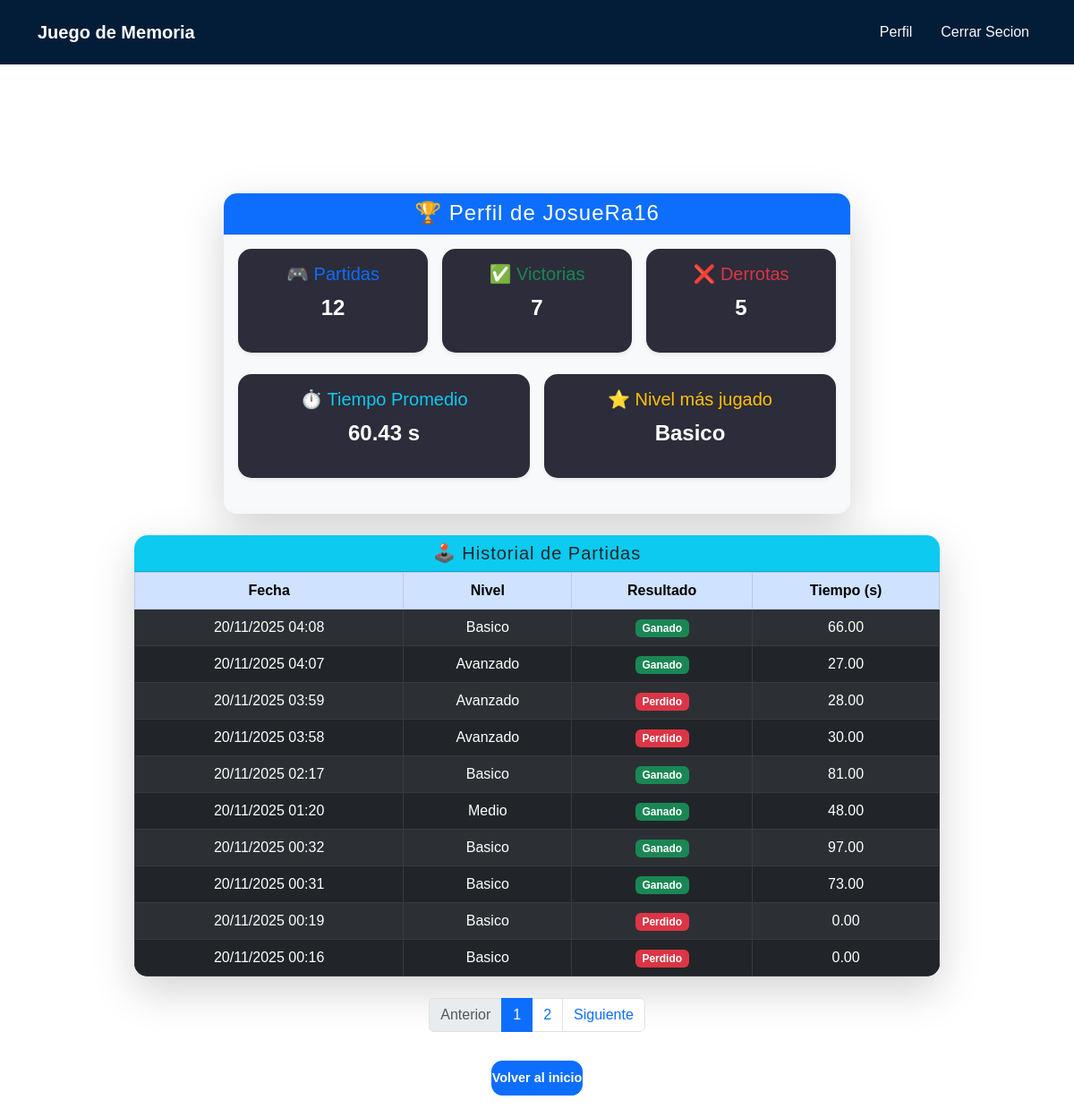
The app's page /perfil/ (signed in), older data.
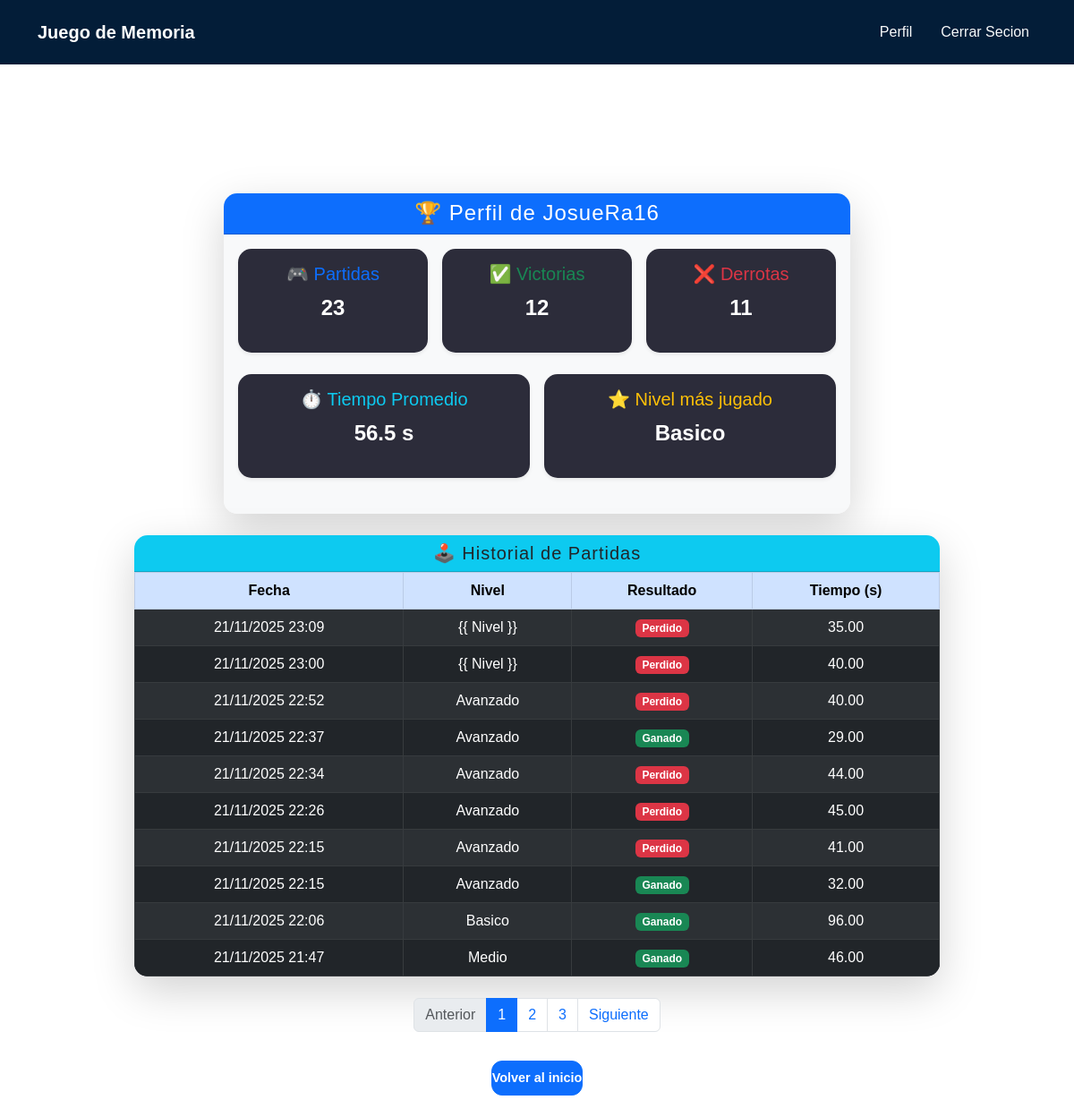
The same page, newer data.
### memory_game/models.py (models this page shows, shortened)
class Partida(models.Model):
    usuario = models.ForeignKey(User, on_delete=models.CASCADE)
    nivel = models.CharField(max_length=20)
    resultado = models.CharField(max_length=10)  # 'victoria' o 'derrota'
    tiempo_restante = models.IntegerField(default=0)
    fecha = models.DateTimeField(auto_now_add=True)

### memory_game/views.py (the view)
# urls.py: path('perfil/', views.perfil, name='perfil'),
@login_required
def perfil(request):
    partidas = Partida.objects.filter(usuario=request.user).order_by('-fecha')
    paginator = Paginator(partidas, 10)
    page_number = request.GET.get('page')
    page_obj = paginator.get_page(page_number)
    total_partidas = partidas.count()
    total_victorias = partidas.filter(resultado='victoria').count()
    total_derrotas = partidas.filter(resultado='derrota').count()
    promedio_tiempo = partidas.filter(resultado='victoria').aggregate(Avg('tiempo_restante'))['tiempo_restante__avg'] or 0
    nivel_mas_jugado_data = partidas.values('nivel').annotate(total=Count('nivel')).order_by('-total').first()
    nivel_mas_jugado = nivel_mas_jugado_data['nivel'] if nivel_mas_jugado_data else 'N/A'
    context = {
        'total_partidas': total_partidas,
        'total_victorias': total_victorias,
        'total_derrotas': total_derrotas,
        'promedio_tiempo': round(promedio_tiempo, 2),
        'nivel_mas_jugado': nivel_mas_jugado,
        'page_obj': page_obj,
    }
    return render(request, 'memory_game/perfil.html', context)

### memory_game/templates/memory_game/perfil.html (shortened to what the changed rows need)
{% extends 'memory_game/base.html' %}
{% load static %}
{% block content %}
<div class="center-box">
  <div class="card shadow-lg border-0 mb-4" style="max-width: 700px; width: 100%;">
    <div class="card-header bg-primary text-white text-center">
      <h2 class="h4 mb-0">🏆 Perfil de {{ user.username }}</h2>
    </div>
    <div class="card-body bg-light text-dark">
      <div class="row g-3 justify-content-center mb-4">
        <div class="col-md-4">
          <div class="card shadow-sm border-0 text-center">
            <div class="card-body">
              <h5 class="text-primary">🎮 Partidas</h5>
              <p class="fs-4 fw-bold">{{ total_partidas }}</p>
            </div>
          </div>
        </div>
        <div class="col-md-4">
          <div class="card shadow-sm border-0 text-center">
            <div class="card-body">
              <h5 class="text-success">✅ Victorias</h5>
              <p class="fs-4 fw-bold">{{ total_victorias }}</p>
            </div>
          </div>
        </div>
        <div class="col-md-4">
          <div class="card shadow-sm border-0 text-center">
            <div class="card-body">
              <h5 class="text-danger">❌ Derrotas</h5>
              <p class="fs-4 fw-bold">{{ total_derrotas }}</p>
            </div>
          </div>
        </div>
      </div>
      <div class="row g-3 justify-content-center mb-4">
        <div class="col-md-6">
          <div class="card shadow-sm border-0 text-center">
            <div class="card-body">
              <h5 class="text-info">⏱️ Tiempo Promedio</h5>
              <p class="fs-4 fw-bold">{{ promedio_tiempo }} s</p>
            </div>
          </div>
        </div>
        <div class="col-md-6">
          <div class="card shadow-sm border-0 text-center">
            <div class="card-body">
              <h5 class="text-warning">⭐ Nivel más jugado</h5>
              <p class="fs-4 fw-bold">{{ nivel_mas_jugado|title }}</p>
            </div>
          </div>
        </div>
      </div>
    </div>
  </div>
  <div class="card shadow-lg border-0 mb-4" style="max-width: 900px; width: 100%;">
    <div class="card-body p-0">
      <div class="table-responsive">
        <table class="table table-dark table-striped table-bordered align-middle text-center mb-0">
          <thead class="table-primary text-dark">
            <tr>
              <th>Fecha</th>
              <th>Nivel</th>
              <th>Resultado</th>
              <th>Tiempo (s)</th>
            </tr>
          </thead>
          <tbody>
            {% for partida in page_obj %}
            <tr>
              <td>{{ partida.fecha|date:"d/m/Y H:i" }}</td>
              <td>{{ partida.nivel|title }}</td>
              <td>
                {% if partida.resultado == "victoria" %}
                <span class="badge bg-success">Ganado</span>
                {% else %}
                <span class="badge bg-danger">Perdido</span>
                {% endif %}
              </td>
              <td>{{ partida.tiempo_restante|floatformat:2 }}</td>
            </tr>
            {% empty %}
            <tr>
              <td colspan="4">No hay partidas registradas</td>
            </tr>
            {% endfor %}
          </tbody>
        </table>
      </div>
    </div>
  </div>
  {% if page_obj.has_other_pages %}
  <nav aria-label="Paginación de partidas">
    <ul class="pagination justify-content-center">
      {% for num in page_obj.paginator.page_range %}
      {% if page_obj.number == num %}
      <li class="page-item active"><span class="page-link">{{ num }}</span></li>
      {% else %}
      <li class="page-item"><a class="page-link" href="?page={{ num }}">{{ num }}</a></li>
      {% endif %}
      {% endfor %}
    </ul>
  </nav>
  {% endif %}
</div>
{% endblock %}

Row changes from the older to the newer data that the page shows:
no longer on this page (row unchanged): Partida: fecha "20/11/2025 04:08", nivel "Basico", resultado "Ganado", tiempo_restante "66.00"
no longer on this page (row unchanged): Partida: fecha "20/11/2025 04:07", nivel "Avanzado", resultado "Ganado", tiempo_restante "27.00"
no longer on this page (row unchanged): Partida: fecha "20/11/2025 03:59", nivel "Avanzado", resultado "Perdido", tiempo_restante "28.00"
no longer on this page (row unchanged): Partida: fecha "20/11/2025 03:58", nivel "Avanzado", resultado "Perdido", tiempo_restante "30.00"
no longer on this page (row unchanged): Partida: fecha "20/11/2025 02:17", nivel "Basico", resultado "Ganado", tiempo_restante "81.00"
no longer on this page (row unchanged): Partida: fecha "20/11/2025 01:20", nivel "Medio", resultado "Ganado", tiempo_restante "48.00"
no longer on this page (row unchanged): Partida: fecha "20/11/2025 00:32", nivel "Basico", resultado "Ganado", tiempo_restante "97.00"
no longer on this page (row unchanged): Partida: fecha "20/11/2025 00:31", nivel "Basico", resultado "Ganado", tiempo_restante "73.00"
no longer on this page (row unchanged): Partida: fecha "20/11/2025 00:19", nivel "Basico", resultado "Perdido", tiempo_restante "0.00"
no longer on this page (row unchanged): Partida: fecha "20/11/2025 00:16", nivel "Basico", resultado "Perdido", tiempo_restante "0.00"
added Partida: nivel "Basico", fecha "21/11/2025 22:06", resultado "Ganado", tiempo_restante "96.00"
added Partida: fecha "21/11/2025 23:09", nivel "{{ Nivel }}", resultado "Perdido", tiempo_restante "35.00"
added Partida: fecha "21/11/2025 23:00", nivel "{{ Nivel }}", resultado "Perdido", tiempo_restante "40.00"
added Partida: fecha "21/11/2025 22:52", nivel "Avanzado", resultado "Perdido", tiempo_restante "40.00"
added Partida: fecha "21/11/2025 22:37", nivel "Avanzado", resultado "Ganado", tiempo_restante "29.00"
added Partida: fecha "21/11/2025 22:34", nivel "Avanzado", resultado "Perdido", tiempo_restante "44.00"
added Partida: fecha "21/11/2025 22:26", nivel "Avanzado", resultado "Perdido", tiempo_restante "45.00"
added Partida: fecha "21/11/2025 22:15", nivel "Avanzado", resultado "Perdido", tiempo_restante "41.00"
added Partida: fecha "21/11/2025 22:15", nivel "Avanzado", resultado "Ganado", tiempo_restante "32.00"
added Partida: fecha "21/11/2025 21:47", nivel "Medio", resultado "Ganado", tiempo_restante "46.00"
Text that changed along with them:
{{ total_partidas }}: "12" → "23"
{{ total_victorias }}: "7" → "12"
{{ total_derrotas }}: "5" → "11"
{{ promedio_tiempo }}: "60.43" → "56.5"
{{ nivel_mas_jugado|title }}: "Basico" → (not shown)
new list line: "3"
